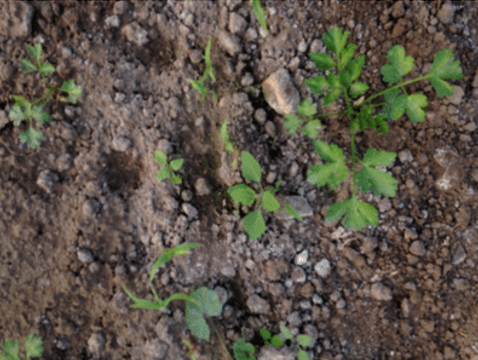
#> input picture img/img1.png, 478 x 360 px, found by its file name
$ jupyter execute clustering.ipynb   (shell and % lines are left out)
#> lines starting #> are read from the running program, lines starting #| are printed output that depends on the picture; after the words box and inside, x2 and y2 are one past the last pixel; in counts of white or black regions, pixels touching at a corner belong together
#> further down, image is the input picture: shape (360, 478, 3); mean B, G, R 73.1, 84.4, 91.7
### modules/cv_helpers.py
# Helper functions for weed identification subteam

import cv2
import numpy as np
from io import BytesIO, BufferedReader
import copy
from sklearn.cluster import DBSCAN
import matplotlib.pyplot as plt
from math import sqrt


def get_green(orig_img: np.ndarray) -> np.ndarray:
    """
    Given numpy array representation of image, return an image with the green parts isolated.

    Args:
        orig_img: original image in numpy array form (width x height x 3)

    Returns:
        green_areas: numpy array representing the green-isolated image
    """

    # low/high HSV limits
    LOWER_GREEN = np.array([30, 40, 30])
    UPPER_GREEN = np.array([100, 255, 255])

    # Convert the image from BGR to HSV color space
    rgb_image = cv2.cvtColor(orig_img, cv2.COLOR_BGR2HSV)
#> rgb_image: shape (360, 478, 3); mean H, S, V 40.1, 60.9, 95.8

    # Create a mask to isolate the green areas
    mask = cv2.inRange(rgb_image, LOWER_GREEN, UPPER_GREEN)
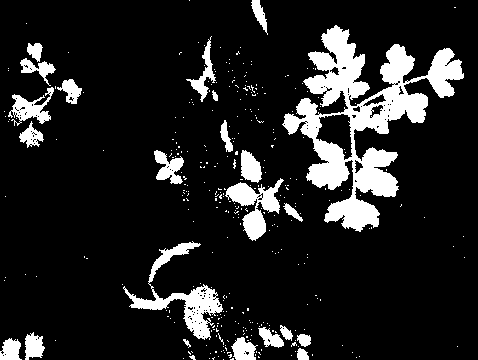
#> mask: shape (360, 478); 13.3% white; 344 white regions (320 under 20 px), largest, box (x1, y1, x2, y2) and area: (282, 25, 464, 232) 12462, (123, 241, 223, 340) 2298, (225, 178, 284, 241) 1484

    # Apply the mask to the original image
    green_areas = cv2.bitwise_and(orig_img, orig_img, mask=mask)
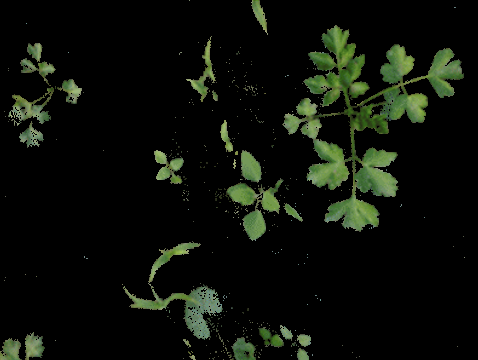
#> green_areas: shape (360, 478, 3); mean B, G, R 9.3, 16.3, 12.4

    return green_areas


# [193 lines left out: functions green_to_bnw, refactor_to_lower_res, binary_to_cartesian, DBSCAN_clustering, find_bounding_boxes, find_cluster_centers and 4 more, not called in this run]

### notebooks/clustering.ipynb
[cell 1]
import numpy as np
import cv2
import matplotlib.pyplot as plt
import skimage
from sklearn.cluster import KMeans
import copy
from modules.cv_helpers import get_green

[cell 2]
image= cv2.imread('img/img1.png')

green_areas = get_green(image)

fig, axs = plt.subplots(1, 2, figsize=(10, 5))
# Plot the original
axs[0].imshow(image)
axs[0].set_title('Original Image')
axs[0].axis('off')

# Plot masked
axs[1].imshow(green_areas)
axs[1].set_title('Isolate Green')
axs[1].axis('off')

plt.show()
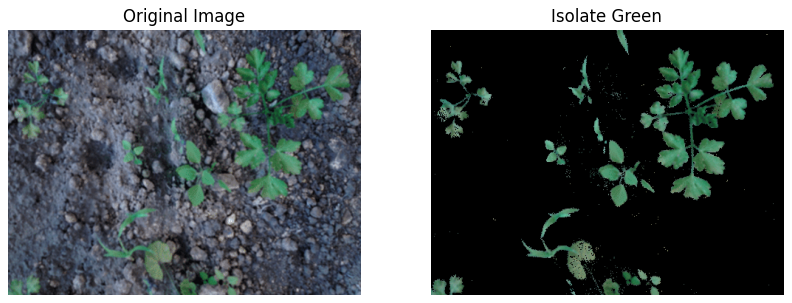
#> figure drawn by matplotlib, 2 panels; B, G, R data is drawn as R, G, B

#### Remove Noise

[cell 3]
img_denoised = cv2.fastNlMeansDenoisingColored(green_areas, None, h=70, templateWindowSize=7, searchWindowSize=21)
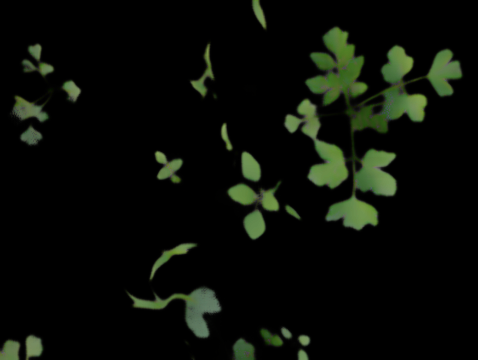
#> img_denoised: shape (360, 478, 3); mean B, G, R 7.2, 13, 9.7
plt.imshow(img_denoised); plt.title("denoised image"); plt.show()

[cell 4]
glayer = img_denoised[:,:,1]
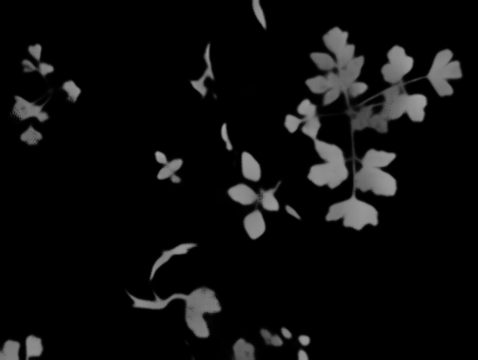
#> glayer: shape (360, 478); min 0, max 162, mean 13

arr = copy.deepcopy(glayer)
for i in range(arr.shape[0]):
    for j in range(arr.shape[1]):
        if arr[i, j] > 0:
            arr[i, j] = 255
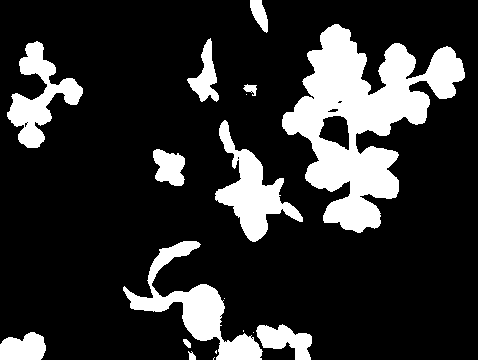
#> arr: shape (360, 478); 18.6% white; 18 white regions (6 under 20 px), largest, box (x1, y1, x2, y2) and area: (282, 24, 465, 233) 16416, (123, 241, 263, 360) 4363, (215, 120, 303, 242) 3716

print(f"Values present in image: {[val for val in np.unique(arr)]}")
#| Values present in image: [0, 255]

[cell 5]
bnw = np.stack((arr, arr, arr), axis=2)
plt.figure(); plt.imshow(image); plt.title("original"); plt.show()
plt.figure(); plt.imshow(bnw); plt.title("black and white"); plt.show()

#### Convert image into (x,y) coordinates

[cell 6]
def find_coordinates(array):
    xs,ys = [],[]
    coordinates = []
    for y, row in enumerate(array):
        for x, value in enumerate(row):
            if value == 255:
                xs.append(x)
                ys.append(abs(y-array.shape[0]))
#> after the loop, xs = 32077 items; ys = 32077 items
    return xs,ys

[cell 7]
xs,ys = find_coordinates(arr)
#> xs = 32077 items; ys = 32077 items
plt.scatter(xs,ys,marker='.'); plt.title("Plant areas represented in (x,y) coordinates"); plt.show()
#> after `plt.scatter(xs, ys, marker='.')`:
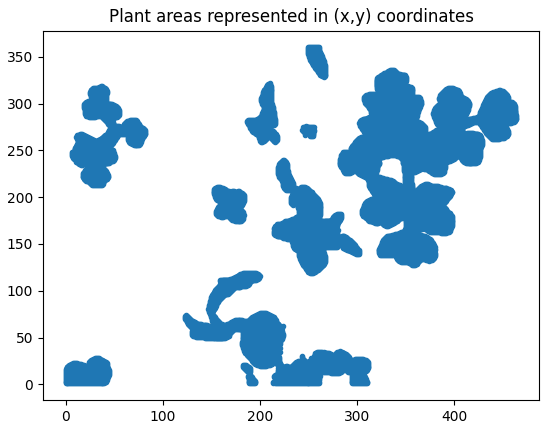
#> figure drawn by matplotlib, 1 panel

$ run again, with img/lettuce_test.png copied over img/img1.png
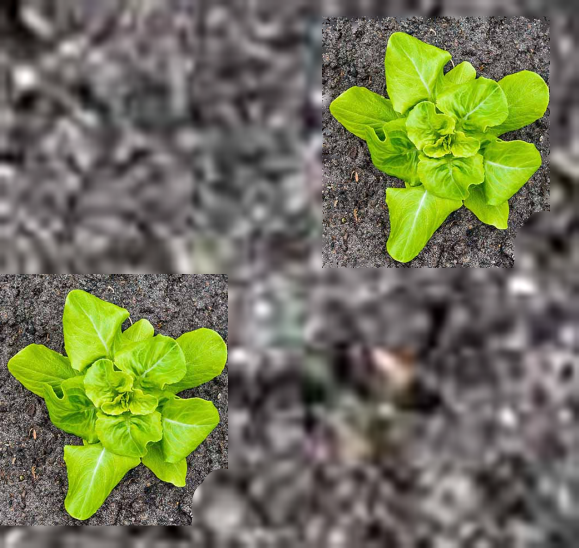
#> input picture img/lettuce_test.png, 1158 x 1096 px, found by its file name (shown at 1/2 size)
#> image is the input picture: shape (1096, 1158, 3); mean B, G, R 86.5, 116.1, 112.6
#> rgb_image: shape (1096, 1158, 3); mean H, S, V 77.6, 57.2, 121
#> mask: shape (1096, 1158); 18% white; 327 white regions (299 under 20 px), largest, box (x1, y1, x2, y2) and area: (14, 577, 456, 1041) 112828, (658, 62, 1100, 526) 112809, (607, 753, 652, 808) 819
#> after the loop `for i in range(arr.shape[0]):`:
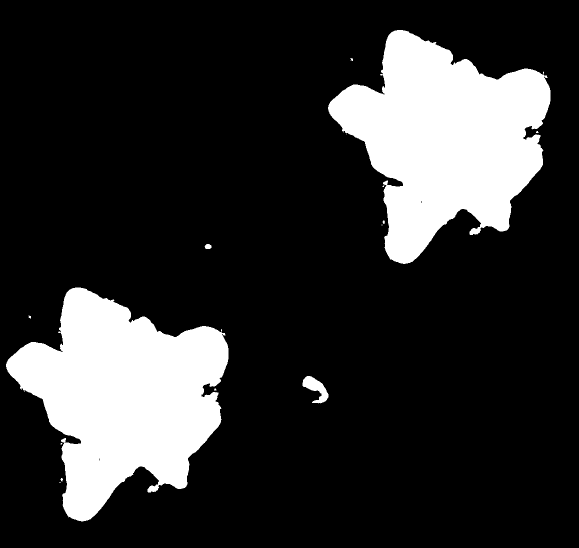
#> arr: shape (1096, 1158) (shown at 1/2 size); 18.7% white; 16 white regions (8 under 20 px), largest, box (x1, y1, x2, y2) and area: (12, 575, 457, 1043) 118095, (656, 60, 1101, 528) 118076, (605, 752, 657, 807) 1347
#| Values present in image: [0, 255]
#> after the loop in find_coordinates, `for y, row in enumerate(array):`: xs = 237783 items
#> `plt.scatter(xs, ys, marker='.')`:
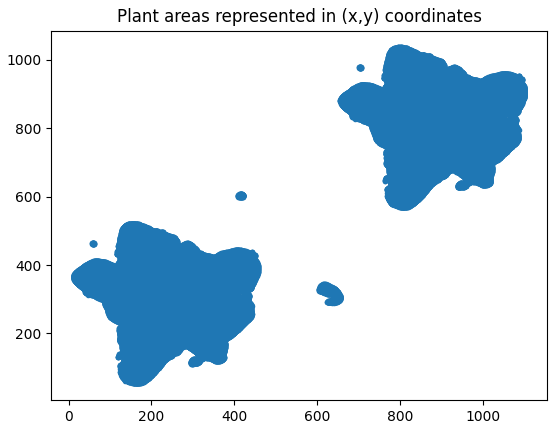
#> figure drawn by matplotlib, 1 panel

$ run again, with img/test2.jpg saved as img/img1.png
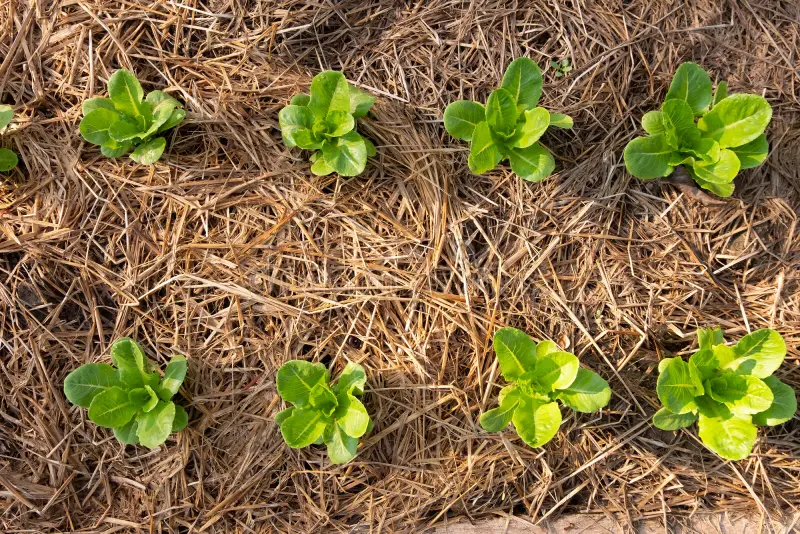
#> input picture img/test2.jpg, 800 x 534 px, found by its file name
#> image is the input picture: shape (534, 800, 3); mean B, G, R 67.1, 110, 131.9
#> rgb_image: shape (534, 800, 3); mean H, S, V 17.7, 141.6, 137.1
#> mask: shape (534, 800); 16.5% white; 25 white regions (14 under 20 px), largest, box (x1, y1, x2, y2) and area: (653, 326, 798, 460) 12351, (623, 61, 772, 197) 12003, (64, 337, 189, 448) 8523
#> after the loop `for i in range(arr.shape[0]):`:
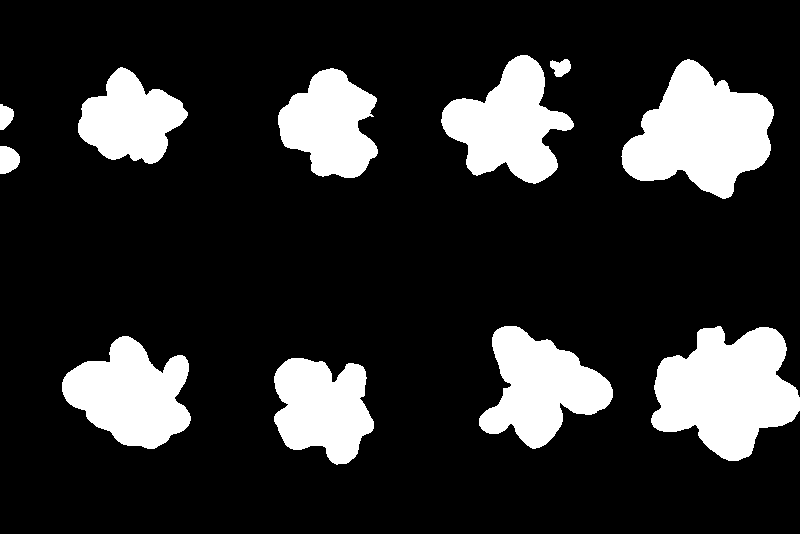
#> arr: shape (534, 800); 18% white; 11 white regions, largest, box (x1, y1, x2, y2) and area: (651, 326, 800, 461) 13335, (621, 59, 774, 199) 12877, (441, 55, 574, 184) 9295
#| Values present in image: [0, 255]
#> after the loop in find_coordinates, `for y, row in enumerate(array):`: xs = 76711 items
#> `plt.scatter(xs, ys, marker='.')`:
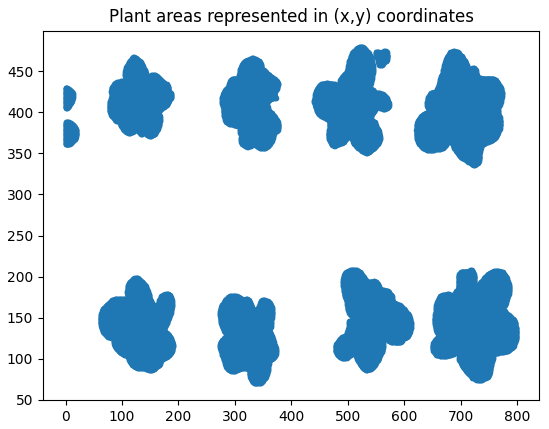
#> figure drawn by matplotlib, 1 panel
